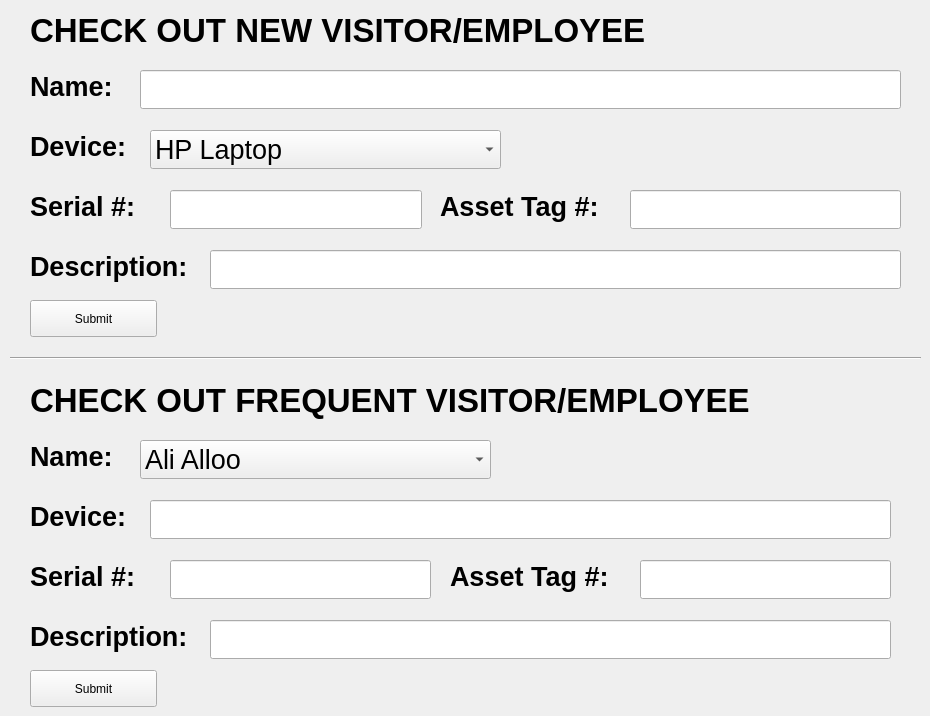
    <widget class="QWidget" name="tab_2">
     <attribute name="title">
      <string>Check Out</string>
     </attribute>
     <widget class="QLineEdit" name="chkout_new_descr_in">
      <property name="geometry">
       <rect>
        <x>210</x>
        <y>250</y>
        <width>691</width>
        <height>39</height>
       </rect>
      </property>
      <property name="font">
       <font>
        <pointsize>20</pointsize>
       </font>
      </property>
     </widget>
     <widget class="QLabel" name="chkout_reg_device">
      <property name="geometry">
       <rect>
        <x>30</x>
        <y>500</y>
        <width>100</width>
        <height>33</height>
       </rect>
      </property>
      <property name="font">
       <font>
        <pointsize>20</pointsize>
        <weight>75</weight>
        <bold>true</bold>
       </font>
      </property>
      <property name="text">
       <string>Device:</string>
      </property>
     </widget>
     <widget class="QLabel" name="chkout_reg_descr">
      <property name="geometry">
       <rect>
        <x>30</x>
        <y>620</y>
        <width>164</width>
        <height>33</height>
       </rect>
      </property>
      <property name="font">
       <font>
        <pointsize>20</pointsize>
        <weight>75</weight>
        <bold>true</bold>
       </font>
      </property>
      <property name="text">
       <string>Description:</string>
      </property>
     </widget>
     <widget class="QLineEdit" name="chkout_new_serial_in">
      <property name="geometry">
       <rect>
        <x>170</x>
        <y>190</y>
        <width>252</width>
        <height>39</height>
       </rect>
      </property>
      <property name="font">
       <font>
        <pointsize>20</pointsize>
       </font>
      </property>
     </widget>
     <widget class="QLineEdit" name="chkout_reg_serial_in">
      <property name="geometry">
       <rect>
        <x>170</x>
        <y>560</y>
        <width>261</width>
        <height>39</height>
       </rect>
      </property>
      <property name="font">
       <font>
        <pointsize>20</pointsize>
       </font>
      </property>
     </widget>
     <widget class="QLineEdit" name="chkout_reg_descr_in">
      <property name="geometry">
       <rect>
        <x>210</x>
        <y>620</y>
        <width>681</width>
        <height>39</height>
       </rect>
      </property>
      <property name="font">
       <font>
        <pointsize>20</pointsize>
       </font>
      </property>
     </widget>
     <widget class="QComboBox" name="chkout_drpmn_name">
      <property name="geometry">
       <rect>
        <x>140</x>
        <y>440</y>
        <width>351</width>
        <height>39</height>
       </rect>
      </property>
      <property name="font">
       <font>
        <pointsize>20</pointsize>
       </font>
      </property>
      <item>
       <property name="text">
        <string>Ali Alloo</string>
       </property>
      </item>
      <item>
       <property name="text">
        <string>Brian Covela</string>
       </property>
      </item>
      <item>
       <property name="text">
        <string>Chris Sullo</string>
       </property>
      </item>
      <item>
       <property name="text">
        <string>Curtis Booker</string>
       </property>
      </item>
      <item>
       <property name="text">
        <string>Damian Latourette</string>
       </property>
      </item>
      <item>
       <property name="text">
        <string>Daniel Carreira</string>
       </property>
      </item>
      <item>
       <property name="text">
        <string>Edward Nunez</string>
       </property>
      </item>
      <item>
       <property name="text">
        <string>Hector Rivera</string>
       </property>
      </item>
      <item>
       <property name="text">
        <string>Jason Folmar</string>
       </property>
      </item>
      <item>
       <property name="text">
        <string>Jose Lopez</string>
       </property>
      </item>
      <item>
       <property name="text">
        <string>Josue Cardona</string>
       </property>
      </item>
      <item>
       <property name="text">
        <string>Rhina Cardona</string>
       </property>
      </item>
      <item>
       <property name="text">
        <string>Keith K</string>
       </property>
      </item>
      <item>
       <property name="text">
        <string>Kendell Lucas</string>
       </property>
      </item>
      <item>
       <property name="text">
        <string>Michael Scott</string>
       </property>
      </item>
      <item>
       <property name="text">
        <string>Nihad Issa</string>
       </property>
      </item>
      <item>
       <property name="text">
        <string>Oscar Vartanian</string>
       </property>
      </item>
      <item>
       <property name="text">
        <string>Paul Brew</string>
       </property>
      </item>
      <item>
       <property name="text">
        <string>Rick Karp</string>
       </property>
      </item>
      <item>
       <property name="text">
        <string>Rob Harrison</string>
       </property>
      </item>
      <item>
       <property name="text">
        <string>Rohan Grandeson</string>
       </property>
      </item>
      <item>
       <property name="text">
        <string>Sean Larson</string>
       </property>
      </item>
      <item>
       <property name="text">
        <string>Steve Alt</string>
       </property>
      </item>
      <item>
       <property name="text">
        <string>Thomas O. Dell</string>
       </property>
      </item>
      <item>
       <property name="text">
        <string>Tishonda Carson</string>
       </property>
      </item>
      <item>
       <property name="text">
        <string>Tom Mililli</string>
       </property>
      </item>
      <item>
       <property name="text">
        <string>William Morris</string>
       </property>
      </item>
     </widget>
     <widget class="QLabel" name="chkout_new_serial">
      <property name="geometry">
       <rect>
        <x>30</x>
        <y>190</y>
        <width>117</width>
        <height>33</height>
       </rect>
      </property>
      <property name="font">
       <font>
        <pointsize>20</pointsize>
        <weight>75</weight>
        <bold>true</bold>
       </font>
      </property>
      <property name="text">
       <string>Serial #:</string>
      </property>
     </widget>
     <widget class="QLineEdit" name="chkout_reg_device_in">
      <property name="geometry">
       <rect>
        <x>150</x>
        <y>500</y>
        <width>741</width>
        <height>39</height>
       </rect>
      </property>
      <property name="font">
       <font>
        <pointsize>20</pointsize>
       </font>
      </property>
     </widget>
     <widget class="QLabel" name="chkout_reg_name">
      <property name="geometry">
       <rect>
        <x>30</x>
        <y>440</y>
        <width>89</width>
        <height>33</height>
       </rect>
      </property>
      <property name="font">
       <font>
        <pointsize>20</pointsize>
        <weight>75</weight>
        <bold>true</bold>
       </font>
      </property>
      <property name="text">
       <string>Name:</string>
      </property>
     </widget>
     <widget class="QPushButton" name="chkout_new_submit">
      <property name="geometry">
       <rect>
        <x>30</x>
        <y>300</y>
        <width>127</width>
        <height>37</height>
       </rect>
      </property>
      <property name="text">
       <string>Submit</string>
      </property>
     </widget>
     <widget class="QLabel" name="chkout_reg_asset">
      <property name="geometry">
       <rect>
        <x>450</x>
        <y>560</y>
        <width>171</width>
        <height>33</height>
       </rect>
      </property>
      <property name="font">
       <font>
        <pointsize>20</pointsize>
        <weight>75</weight>
        <bold>true</bold>
       </font>
      </property>
      <property name="text">
       <string>Asset Tag #:</string>
      </property>
     </widget>
     <widget class="QPushButton" name="chkout_reg_submit">
      <property name="geometry">
       <rect>
        <x>30</x>
        <y>670</y>
        <width>127</width>
        <height>37</height>
       </rect>
      </property>
      <property name="text">
       <string>Submit</string>
      </property>
     </widget>
     <widget class="QLabel" name="chkout_new_device">
      <property name="geometry">
       <rect>
        <x>30</x>
        <y>130</y>
        <width>100</width>
        <height>33</height>
       </rect>
      </property>
      <property name="font">
       <font>
        <pointsize>20</pointsize>
        <weight>75</weight>
        <bold>true</bold>
       </font>
      </property>
      <property name="text">
       <string>Device:</string>
      </property>
     </widget>
     <widget class="Line" name="chkout_divider">
      <property name="geometry">
       <rect>
        <x>10</x>
        <y>350</y>
        <width>911</width>
        <height>16</height>
       </rect>
      </property>
      <property name="orientation">
       <enum>Qt::Horizontal</enum>
      </property>
     </widget>
     <widget class="QLabel" name="chkout_reg_serial">
      <property name="geometry">
       <rect>
        <x>30</x>
        <y>560</y>
        <width>117</width>
        <height>33</height>
       </rect>
      </property>
      <property name="font">
       <font>
        <pointsize>20</pointsize>
        <weight>75</weight>
        <bold>true</bold>
       </font>
      </property>
      <property name="text">
       <string>Serial #:</string>
      </property>
     </widget>
     <widget class="QLabel" name="chkout_new_descr">
      <property name="geometry">
       <rect>
        <x>30</x>
        <y>250</y>
        <width>164</width>
        <height>33</height>
       </rect>
      </property>
      <property name="font">
       <font>
        <pointsize>20</pointsize>
        <weight>75</weight>
        <bold>true</bold>
       </font>
      </property>
      <property name="text">
       <string>Description:</string>
      </property>
     </widget>
     <widget class="QLabel" name="chkout_new_name">
      <property name="geometry">
       <rect>
        <x>30</x>
        <y>70</y>
        <width>89</width>
        <height>33</height>
       </rect>
      </property>
      <property name="font">
       <font>
        <pointsize>20</pointsize>
        <weight>75</weight>
        <bold>true</bold>
       </font>
      </property>
      <property name="text">
       <string>Name:</string>
      </property>
     </widget>
     <widget class="QLineEdit" name="chkout_reg_asset_in">
      <property name="geometry">
       <rect>
        <x>640</x>
        <y>560</y>
        <width>251</width>
        <height>39</height>
       </rect>
      </property>
      <property name="font">
       <font>
        <pointsize>20</pointsize>
       </font>
      </property>
     </widget>
     <widget class="QLineEdit" name="chkout_new_asset_in">
      <property name="geometry">
       <rect>
        <x>630</x>
        <y>190</y>
        <width>271</width>
        <height>39</height>
       </rect>
      </property>
      <property name="font">
       <font>
        <pointsize>20</pointsize>
       </font>
      </property>
     </widget>
     <widget class="QLabel" name="chkout_new_asset">
      <property name="geometry">
       <rect>
        <x>440</x>
        <y>190</y>
        <width>171</width>
        <height>33</height>
       </rect>
      </property>
      <property name="font">
       <font>
        <pointsize>20</pointsize>
        <weight>75</weight>
        <bold>true</bold>
       </font>
      </property>
      <property name="text">
       <string>Asset Tag #:</string>
      </property>
     </widget>
     <widget class="QLabel" name="chkout_new_title">
      <property name="geometry">
       <rect>
        <x>30</x>
        <y>10</y>
        <width>630</width>
        <height>40</height>
       </rect>
      </property>
      <property name="font">
       <font>
        <pointsize>25</pointsize>
        <weight>75</weight>
        <bold>true</bold>
       </font>
      </property>
      <property name="text">
       <string>CHECK OUT NEW VISITOR/EMPLOYEE</string>
      </property>
     </widget>
     <widget class="QLabel" name="chkout_reg_title">
      <property name="geometry">
       <rect>
        <x>30</x>
        <y>380</y>
        <width>728</width>
        <height>40</height>
       </rect>
      </property>
      <property name="font">
       <font>
        <pointsize>25</pointsize>
        <weight>75</weight>
        <bold>true</bold>
       </font>
      </property>
      <property name="text">
       <string>CHECK OUT FREQUENT VISITOR/EMPLOYEE</string>
      </property>
     </widget>
     <widget class="QComboBox" name="chkout_drpmn_device">
      <property name="geometry">
       <rect>
        <x>150</x>
        <y>130</y>
        <width>351</width>
        <height>39</height>
       </rect>
      </property>
      <property name="font">
       <font>
        <pointsize>20</pointsize>
       </font>
      </property>
      <item>
       <property name="text">
        <string>HP Laptop</string>
       </property>
      </item>
      <item>
       <property name="text">
        <string>Dell Laptop</string>
       </property>
      </item>
      <item>
       <property name="text">
        <string>Toshiba Laptop</string>
       </property>
      </item>
      <item>
       <property name="text">
        <string>Lenovo Laptop</string>
       </property>
      </item>
      <item>
       <property name="text">
        <string>Apple MacBook</string>
       </property>
      </item>
      <item>
       <property name="text">
        <string>Samsung Tablet</string>
       </property>
      </item>
      <item>
       <property name="text">
        <string>Microsoft Surface</string>
       </property>
      </item>
      <item>
       <property name="text">
        <string>iPad</string>
       </property>
      </item>
      <item>
       <property name="text">
        <string>iPad Mini</string>
       </property>
      </item>
      <item>
       <property name="text">
        <string>USB Charger</string>
       </property>
      </item>
      <item>
       <property name="text">
        <string>Not listed (see description)</string>
       </property>
      </item>
     </widget>
     <widget class="QLineEdit" name="chkout_new_name_in">
      <property name="geometry">
       <rect>
        <x>140</x>
        <y>70</y>
        <width>761</width>
        <height>39</height>
       </rect>
      </property>
      <property name="font">
       <font>
        <pointsize>20</pointsize>
       </font>
      </property>
     </widget>
    </widget>
